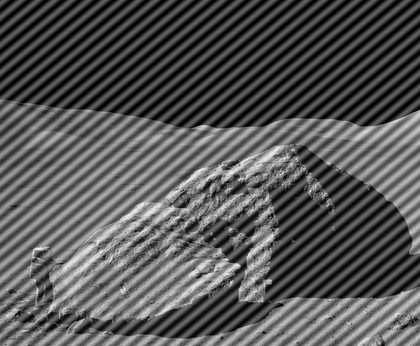
%> input picture computing2/astronaut-interference.tif, 420 x 346 px, shrunk from 1000 x 824 before the run
$ octave q3_4.m   (GNU Octave 9; MATLAB toolbox functions it lacks are replaced by stand-ins)
%> lines starting %> are read from the running program, lines starting %| are printed output that depends on the picture; in (x1, y1, x2, y2) boxes, pixels count from 0 and x2, y2 are one past the last pixel; in counts of white or black regions, pixels touching at a corner belong together; the program's own positions count from 1
% Read the noisy image
noisy_image = imread('astronaut-interference.tif'); % Replace 'noisy_image.jpg' with the path to your noisy image
%> noisy_image is the input picture: size 346x420 uint8; min 0, max 253, mean 86.7

% Convert the noisy image to grayscale if it's in color
if size(noisy_image, 3) == 3
    noisy_image = rgb2gray(noisy_image);
end

% Make the image dimensions even
[m, n] = size(noisy_image);
%> m = 346; n = 420
if mod(m, 2) == 1
    noisy_image = noisy_image(1:end-1, :);
    m = m - 1;
end
if mod(n, 2) == 1
    noisy_image = noisy_image(:, 1:end-1);
    n = n - 1;
end

% Perform the Fourier Transform
fft_image = fft2(noisy_image);

% Shift the zero frequency components to the center
fft_image = fftshift(fft_image);

% Compute the magnitude and phase of the Fourier Transform
magnitude_spectrum = abs(fft_image);
phase_spectrum = angle(fft_image);
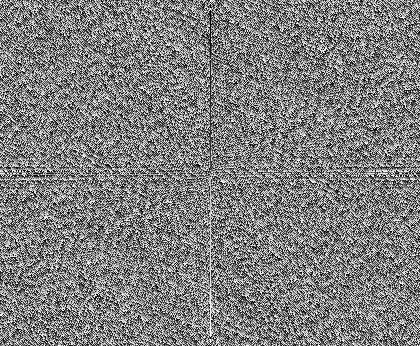
%> phase_spectrum: size 346x420 double; min -3.14, max 3.14, mean 6.49e-05; drawn with min black and max white

% Define the location of the noise in the spectrum (45 degrees)
angle_of_noise = 45; % Angle of the line joining the impulses

% Create a binary mask to remove the noise
mask = ones(m, n);
center_x = m / 2;
%> center_x = 173
center_y = n / 2;
%> center_y = 210

for i = 1:m
    for j = 1:n
        angle = atan2(j - center_y, i - center_x) * 180 / pi; % Convert to degrees
        if abs(angle - angle_of_noise) < 5  % Adjust the threshold as needed
            mask(i, j) = 0;
        end
    end
end
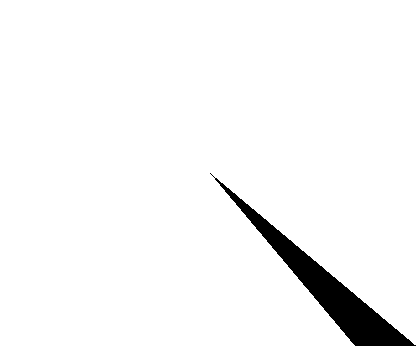
%> mask: size 346x420 double; values 0 (black) and 1 (white), 96.3% white; 1 black region, box (x1, y1, x2, y2) and area: (210, 173, 416, 346) 5307

% Apply the mask to the magnitude spectrum to remove the noise
filtered_magnitude = magnitude_spectrum .* mask;

% Reconstruct the filtered image
filtered_fft = filtered_magnitude .* exp(1i * phase_spectrum);
filtered_image = ifft2(ifftshift(filtered_fft));
filtered_image = uint8(abs(filtered_image));
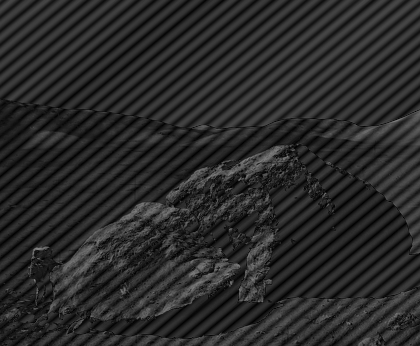
%> filtered_image: size 346x420 uint8; min 0, max 135, mean 41.5

% Display the original image and the filtered image
subplot(1, 2, 1);
imshow(noisy_image);
title('Noisy Image');

subplot(1, 2, 2);
imshow(filtered_image);
title('Filtered Image');

% Adjust the display
colormap(gca, 'gray');

$ run again, with computing2/Rover_first_movement.jpg saved as computing2/astronaut-interference.tif
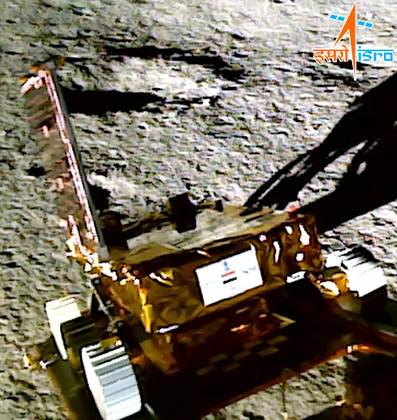
%> input picture computing2/Rover_first_movement.jpg, 397 x 420 px, shrunk from 1026 x 1086 before the run
%> noisy_image is the input picture: size 420x397x3 uint8; mean R, G, B 113.7, 104.8, 89.7
%> after the loop `for i = 1:m`:
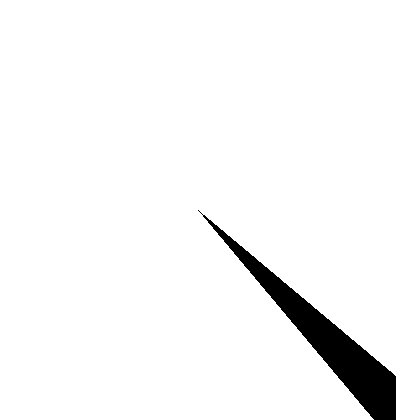
%> mask: size 420x396 double; values 0 (black) and 1 (white), 96% white; 1 black region, box (x1, y1, x2, y2) and area: (198, 210, 396, 420) 6661
%> `filtered_image = uint8(abs(filtered_image));`:
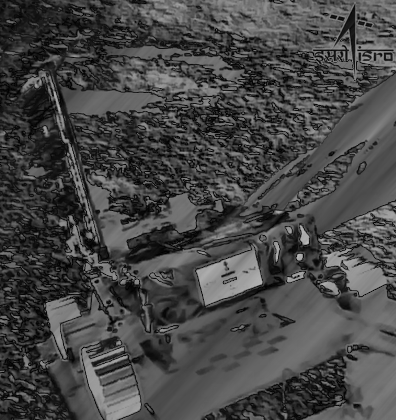
%> filtered_image: size 420x396 uint8; min 0, max 189, mean 70.7
